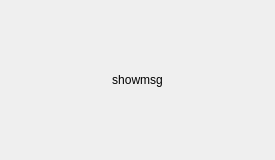
<?xml version="1.0" encoding="UTF-8"?>
<ui version="4.0">
 <class>MsgBox</class>
 <widget class="QDialog" name="MsgBox">
  <property name="geometry">
   <rect>
    <x>0</x>
    <y>0</y>
    <width>275</width>
    <height>160</height>
   </rect>
  </property>
  <property name="windowTitle">
   <string>提示</string>
  </property>
  <layout class="QHBoxLayout" name="horizontalLayout">
   <item>
    <spacer name="horizontalSpacer">
     <property name="orientation">
      <enum>Qt::Horizontal</enum>
     </property>
     <property name="sizeHint" stdset="0">
      <size>
       <width>40</width>
       <height>20</height>
      </size>
     </property>
    </spacer>
   </item>
   <item>
    <widget class="QLabel" name="labelToShow">
     <property name="text">
      <string>showmsg</string>
     </property>
     <property name="alignment">
      <set>Qt::AlignCenter</set>
     </property>
    </widget>
   </item>
   <item>
    <spacer name="horizontalSpacer_2">
     <property name="orientation">
      <enum>Qt::Horizontal</enum>
     </property>
     <property name="sizeHint" stdset="0">
      <size>
       <width>40</width>
       <height>20</height>
      </size>
     </property>
    </spacer>
   </item>
  </layout>
 </widget>
 <resources/>
 <connections/>
</ui>
